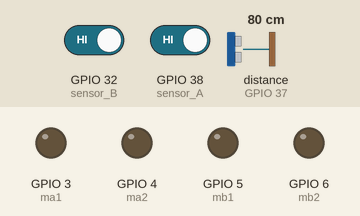
The sketch below on a simulated ESP32. On the bench: output pins drawn as LEDs (lit = HIGH). The inputs (shaded band) are chosen by the test bench; at power-on: distance to the obstacle (sensor on GPIO 37) 80 cm, GPIO 32 (sensor_B) HIGH, GPIO 38 (sensor_A) HIGH. The echo pulse lasts 58.3 µs per cm.

Above: at 1.2 s.
1.3 s: distance to the obstacle (sensor on GPIO 37) set to 22 cm
2.8 s: distance to the obstacle (sensor on GPIO 37) set to 17 cm
At 3.8 s:
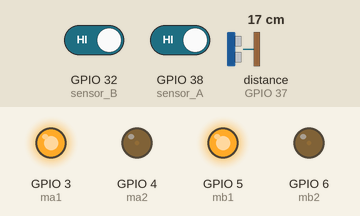
4.3 s: GPIO 32 (sensor_B) driven LOW
At 5.0 s:
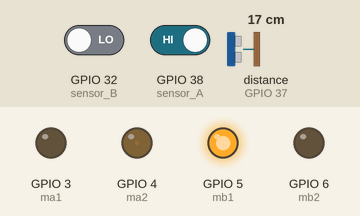
5.8 s: GPIO 38 (sensor_A) driven LOW
At 6.1 s:
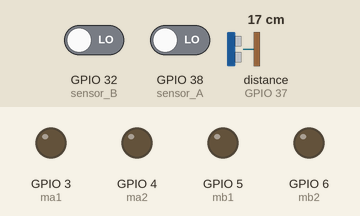
7.3 s: distance to the obstacle (sensor on GPIO 37) set to 35 cm
At 8.5 s:
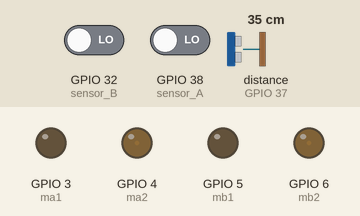
8.8 s: distance to the obstacle (sensor on GPIO 37) set to 2 cm
At 9.5 s:
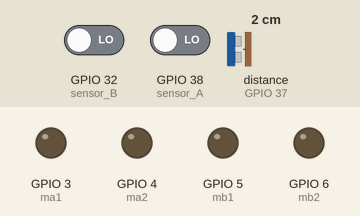
Timing chart, 0 to 11.3 s (numbered marks = the images above; inputs shaded):
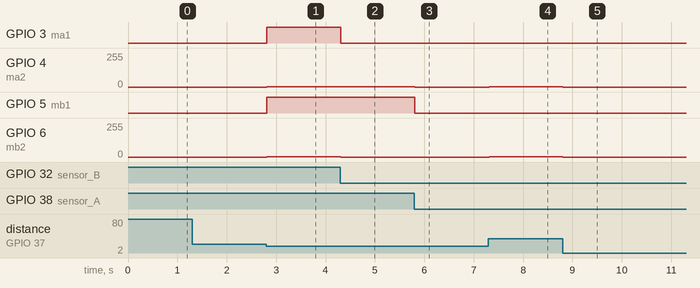

The sketch:

prepro_final_project.ino
```cpp
#include <HCSR04.h>

HCSR04 hc(A0,A1);//initialisation class HCSR04 (trig pin , echo pin)
 int ma1 = D2; // motor A
 int ma2 = D3; // motor A
 int mb1 = D4;// motor B
 int mb2 = D5;// motor B
 int sensor_A = A2; // sensor ตรวจจับสิ่งกีดขวางทาง ขวา
 int sensor_B = A4; // sensor ตรวจจับสิ่งกีดขวางทาง ซ้
 int   sensor_value_A = 0;
 int   sensor_value_B = 0;

 void setup() {
  pinMode(ma1, OUTPUT);
  pinMode(ma2, OUTPUT);
  pinMode(mb1, OUTPUT);
  pinMode(mb2, OUTPUT);
  pinMode(sensor_A,INPUT);
  pinMode(sensor_B,INPUT);

}

void loop() {
  testsensor(); // function ตรวจสอบการทำงานของ sensor ซ้าย และ ขวา
   if(hc.dist()>=20&&sensor_value_A ==0&&sensor_value_B==0 ){ testforward(); }// function เดินหน้า
      else if(hc.dist()<20&&sensor_value_A ==1&&sensor_value_B==0){ testMoveleft(); } // function เคลื่อนที่ไปทางซ้าย
        else if(hc.dist()<20&&sensor_value_A ==0&&sensor_value_B==1){ testMoveright(); } // function เคลื่อนที่ไปทาขวา
          else if (hc.dist()<20&&sensor_value_A ==1&sensor_value_B==1){ testBreak(); } // function หยุดรถ
            else testStop(); // function หยุดรถ

           //** function ที่ต้องเพิ่มเติม คือ การไปถึงเส้นแล้วกลับ รถ  แล้วเคลื่อนรถกลับไปยังจุด start (ใช้ Sensor ตรวจสอบ สี หรือ Sensor วัดระยะ)
           // ** function ตรวจสอบขอบ สนาม

}


 void testsensor(){
  sensor_value_A = digitalRead(sensor_A);
  sensor_value_B =digitalRead(sensor_B);
 }
 void testforward(){
  digitalWrite(ma1, LOW);
  analogWrite(ma2, HIGH);
  digitalWrite(mb1, LOW);
  analogWrite(mb2, HIGH);
  }
  void  testMoveleft(){
  digitalWrite(ma1, LOW);
  analogWrite(ma2, HIGH);
  digitalWrite(mb1, HIGH); // ต้องมีการ test ค่าความเร็ว
  analogWrite(mb2, LOW);  //ต้องมีการ test ค่าความเร็ว
  }

   void  testMoveright(){
  digitalWrite(ma1, LOW);
  analogWrite(ma2, HIGH);
  digitalWrite(mb1, HIGH); // ต้องมีการ test ค่าความเร็ว
  analogWrite(mb2, LOW);  //ต้องมีการ test ค่าความเร็ว
  }

  void  testBreak(){
  digitalWrite(ma1, HIGH);
  analogWrite(ma2, HIGH);
  digitalWrite(mb1, HIGH);
  analogWrite(mb2, HIGH);
  }

   void  testStop(){
  digitalWrite(ma1,LOW);
  analogWrite(ma2, LOW);
  digitalWrite(mb1, LOW);
  analogWrite(mb2, LOW);
   }
```

Measured:
- the behaviour switches between 20 and 19 cm on distance to the obstacle (sensor on GPIO 37) (found by bisection; images 0 and 1)
- after the input at 1.3 s, every drawn part: stays the same
- after the input at 2.8 s, GPIO 3 (ma1), GPIO 5 (mb1): LOW → HIGH at once; GPIO 4 (ma2), GPIO 6 (mb2): 0/255 → 1/255 at once
- after the input at 4.3 s, GPIO 3 (ma1): HIGH → LOW at once; GPIO 6 (mb2): 1/255 → 0/255 at once
- after the input at 5.8 s, GPIO 4 (ma2): 1/255 → 0/255 at once; GPIO 5 (mb1): HIGH → LOW at once
- after the input at 7.3 s, GPIO 4 (ma2), GPIO 6 (mb2): 0/255 → 1/255 at once
- after the input at 8.8 s, GPIO 4 (ma2), GPIO 6 (mb2): 1/255 → 0/255 at once
